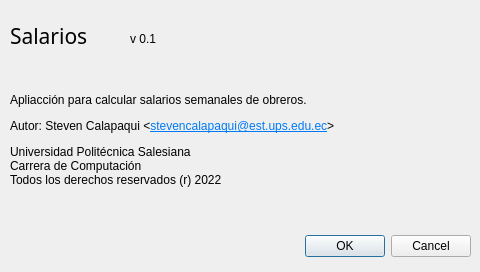
<?xml version="1.0" encoding="UTF-8"?>
<ui version="4.0">
 <class>Acerca</class>
 <widget class="QDialog" name="Acerca">
  <property name="geometry">
   <rect>
    <x>0</x>
    <y>0</y>
    <width>480</width>
    <height>272</height>
   </rect>
  </property>
  <property name="windowTitle">
   <string>Dialog</string>
  </property>
  <widget class="QDialogButtonBox" name="buttonBox">
   <property name="geometry">
    <rect>
     <x>10</x>
     <y>230</y>
     <width>461</width>
     <height>32</height>
    </rect>
   </property>
   <property name="orientation">
    <enum>Qt::Horizontal</enum>
   </property>
   <property name="standardButtons">
    <set>QDialogButtonBox::Cancel|QDialogButtonBox::Ok</set>
   </property>
  </widget>
  <widget class="QLabel" name="label">
   <property name="geometry">
    <rect>
     <x>10</x>
     <y>10</y>
     <width>131</width>
     <height>51</height>
    </rect>
   </property>
   <property name="font">
    <font>
     <family>Arial Black</family>
     <pointsize>16</pointsize>
    </font>
   </property>
   <property name="text">
    <string>Salarios</string>
   </property>
  </widget>
  <widget class="QLabel" name="label_4">
   <property name="geometry">
    <rect>
     <x>10</x>
     <y>70</y>
     <width>461</width>
     <height>141</height>
    </rect>
   </property>
   <property name="text">
    <string>&lt;html&gt;&lt;head/&gt;&lt;body&gt;&lt;p&gt;Apliacción para calcular salarios semanales de obreros.&lt;/p&gt;&lt;p&gt;Autor: Steven Calapaqui &amp;lt;&lt;a href=&quot;stevencalapaqui@est.ups.edu.ec&quot;&gt;&lt;span style=&quot; text-decoration: underline; color:#007af4;&quot;&gt;stevencalapaqui@est.ups.edu.ec&lt;/span&gt;&lt;/a&gt;&amp;gt;&lt;/p&gt;&lt;p&gt;Universidad Politécnica Salesiana&lt;br/&gt;Carrera de Computación&lt;br/&gt;Todos los derechos reservados (r) 2022&lt;/p&gt;&lt;/body&gt;&lt;/html&gt;</string>
   </property>
   <property name="textFormat">
    <enum>Qt::RichText</enum>
   </property>
  </widget>
  <widget class="QLabel" name="outVersion">
   <property name="geometry">
    <rect>
     <x>130</x>
     <y>30</y>
     <width>67</width>
     <height>17</height>
    </rect>
   </property>
   <property name="text">
    <string>v 0.1</string>
   </property>
  </widget>
 </widget>
 <resources/>
 <connections>
  <connection>
   <sender>buttonBox</sender>
   <signal>accepted()</signal>
   <receiver>Acerca</receiver>
   <slot>accept()</slot>
   <hints>
    <hint type="sourcelabel">
     <x>248</x>
     <y>254</y>
    </hint>
    <hint type="destinationlabel">
     <x>157</x>
     <y>274</y>
    </hint>
   </hints>
  </connection>
  <connection>
   <sender>buttonBox</sender>
   <signal>rejected()</signal>
   <receiver>Acerca</receiver>
   <slot>reject()</slot>
   <hints>
    <hint type="sourcelabel">
     <x>316</x>
     <y>260</y>
    </hint>
    <hint type="destinationlabel">
     <x>286</x>
     <y>274</y>
    </hint>
   </hints>
  </connection>
 </connections>
</ui>
